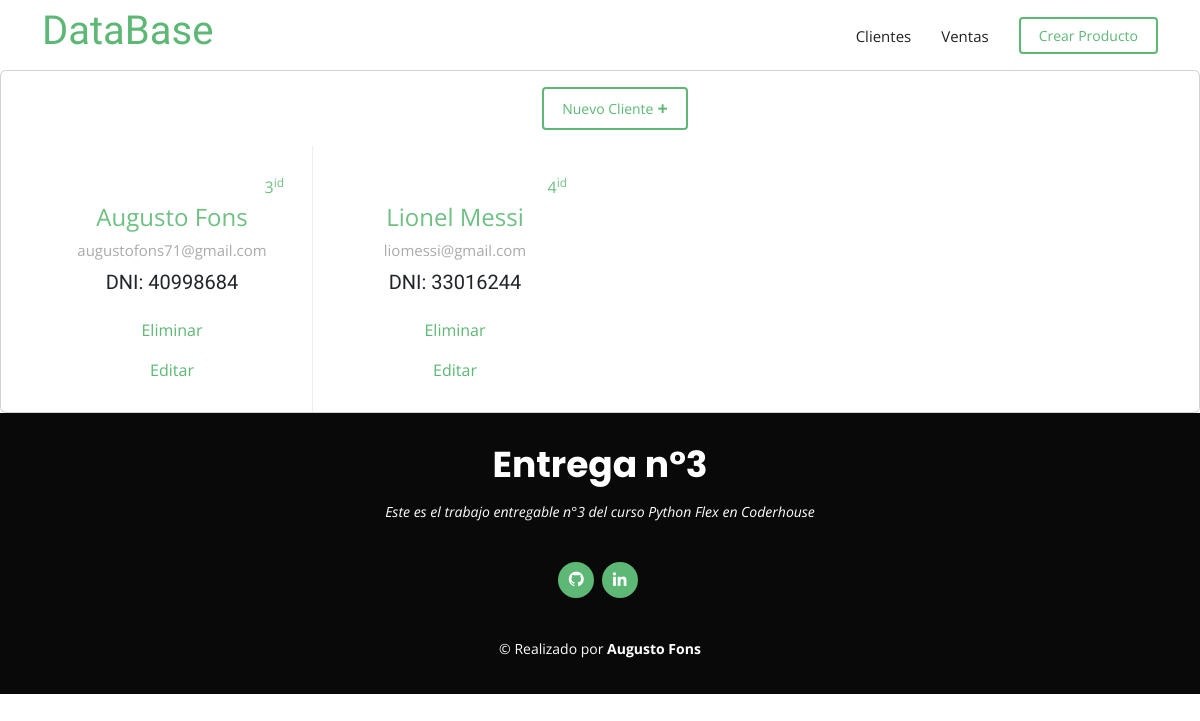
Page /clientes/ on the earlier database version.
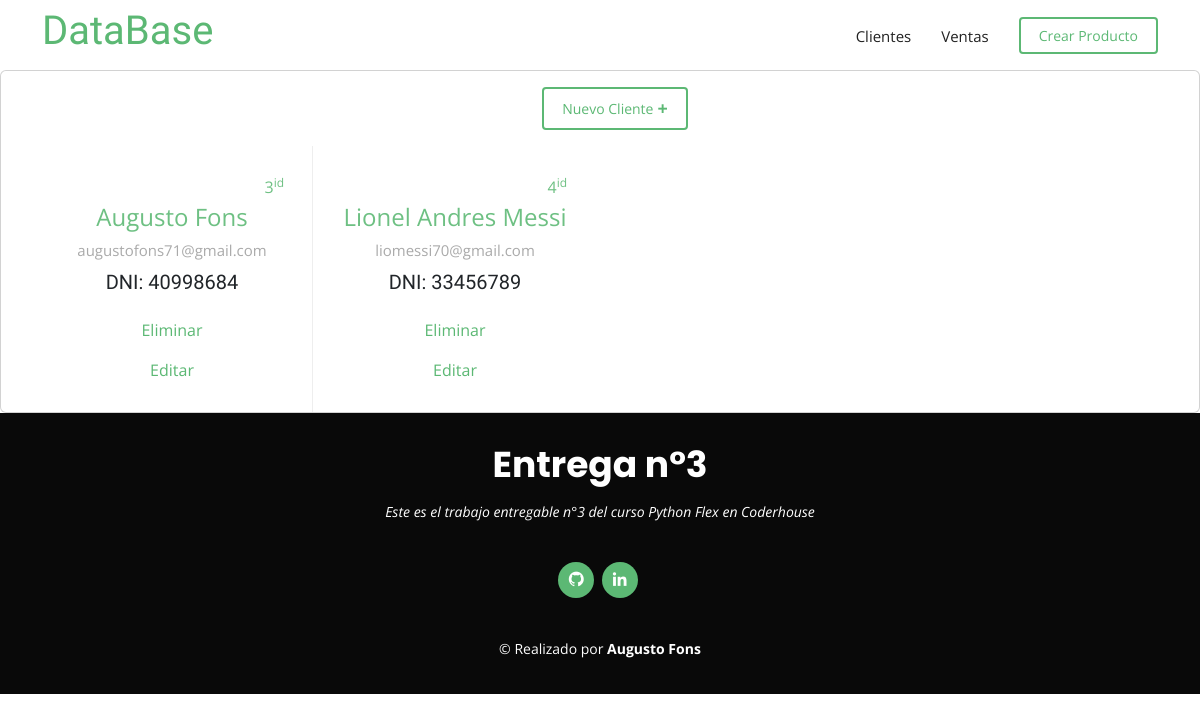
Same page on the later database version.
### ventas/models.py (models this page shows, shortened)
class Cliente(models.Model):
    nombre= models.CharField(max_length=50) #charfield necesita que se le diga la maxima cantidad de caracteres
    documento= models.IntegerField()         #texfield no define maximo
    email= models.EmailField()

### ventas/views.py (the view)
# urls.py: path('clientes/', clients, name="clients"),
def clients(request):
    clientes= Cliente.objects.all()
    return render(request, 'clientes.html', {'clientes': clientes})

### templates/clientes.html
{% extends "base.html" %}
{% load static %}
{% block contenido %}
<section id="card" class="card">
    <div class="container">
        <ul class="navbar" style="list-style: none; display: flex; justify-content: center;">
            <li >
                <a class="getstarted scrollto mt-3" href="/clientes/crear/">Nuevo Cliente <span style="font-size: large; font-weight: bolder; margin-left: 4px;"> +</span></a>
            </li>
        </ul>
        <div class="row no-gutters">
                {% for cliente in clientes %}
                <div class="col-lg-3 col-md-5 content-item" style="display: flex; flex-direction: column; align-items: center;">
                    <span style="margin-left: auto; font-size: medium;">{{ cliente.id }}<sup>id</sup></span>
                    <span style="margin: 0 auto;">{{ cliente.nombre }}</span>
                    <p style="margin-top: 4px; margin-bottom: 8px;">{{ cliente.email }}</p>
                    <h5>DNI: {{ cliente.documento }}</h5>
                    <a class="getstarted scrollto mt-3" href="{% url 'eliminar' cliente.nombre %}">Eliminar</a>
                    <a class="getstarted scrollto mt-3" href="{% url 'editar' cliente.nombre %}">Editar</a>
                </div>
                {% empty %}
                    <div class="col-lg-3 col-md-5 content-item" style="display: flex; flex-direction: column; align-items: center;">
                        <p style="margin-top: 4px; margin-bottom: 8px;">No hay Clientes</p>
                    </div>
                {% endfor %}
        </div>
    </div>
</section
{% endblock %}

Differences in the rows shown:
changed Cliente id 4: nombre "Lionel Messi" → "Lionel Andres Messi"; email "liomessi@gmail.com" → "liomessi70@gmail.com"; documento "33016244" → "33456789"
